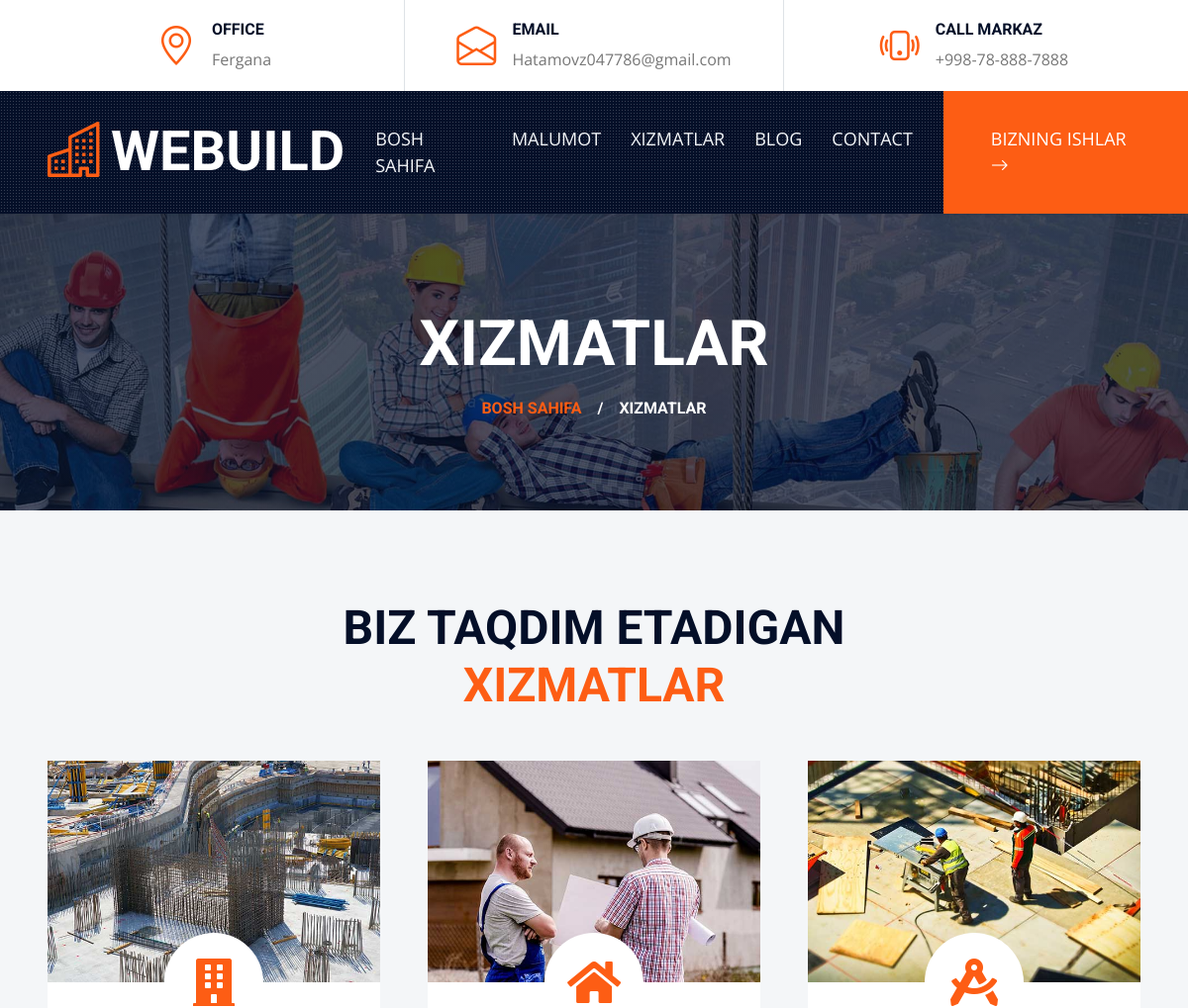
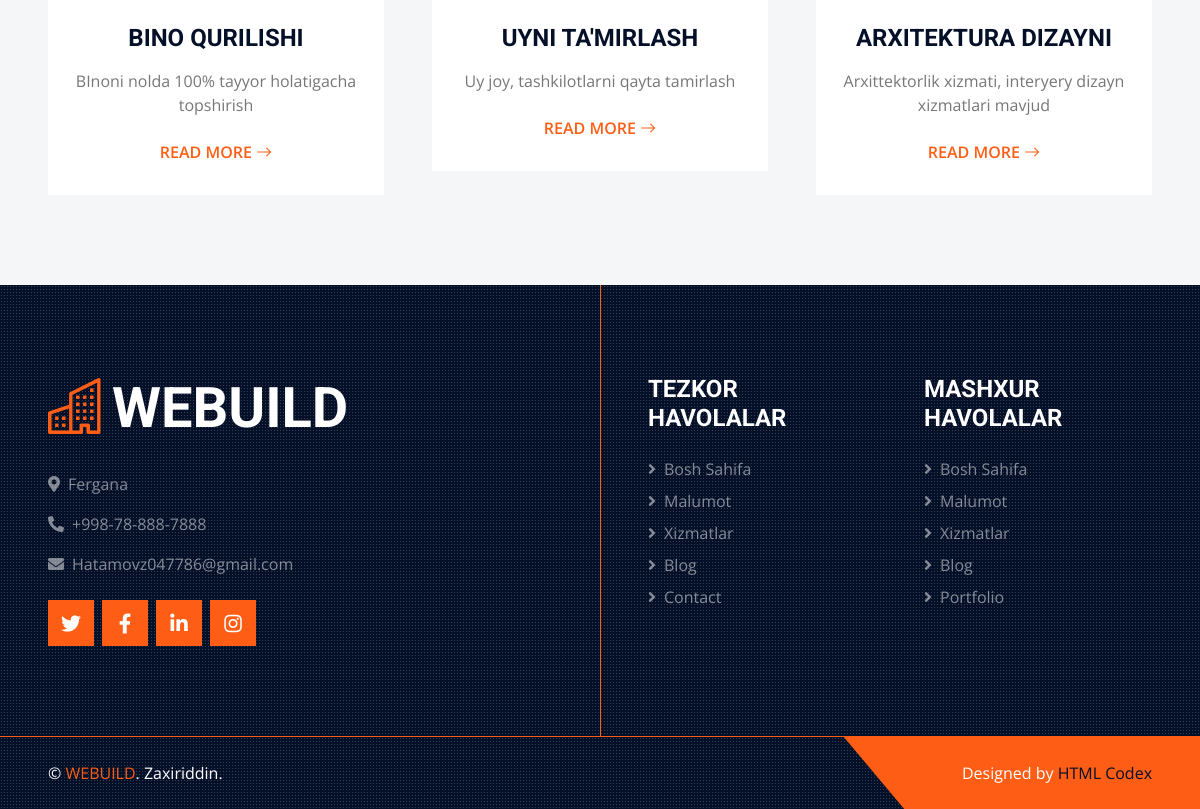
The app's page /service/ with its own data (2 pictures, top to bottom).
### main/models.py (models this page shows)
class Service(models.Model):
    image = models.ImageField(upload_to='service/')
    name = models.CharField(max_length=100)
    detail = models.TextField()
    icon = models.CharField(max_length=255)  # font awsemdagi clarlar yozilsin

### main/views.py (the view)
# urls.py: path('service/', views.service, name='service'),
def service(request):
    services = models.Service.objects.all()
    data = {
        "services": services
    }
    return render(request, 'service.html', context=data)

### templates/service.html
{% extends 'base.html' %}
{% block content %}
{% load static %}
    <div class="container-fluid page-header">
        <h1 class="display-3 text-uppercase text-white mb-3">Xizmatlar</h1>
        <div class="d-inline-flex text-white">
            <h6 class="text-uppercase m-0"><a href="">Bosh Sahifa</a></h6>
            <h6 class="text-white m-0 px-3">/</h6>
            <h6 class="text-uppercase text-white m-0">Xizmatlar</h6>
        </div>
    </div>
    <div class="container-fluid bg-light py-6 px-5">
        <div class="text-center mx-auto mb-5" style="max-width: 600px;">
            <h1 class="display-5 text-uppercase mb-4">Biz taqdim etadigan <span class="text-primary">Xizmatlar</span></h1>
        </div>
        <div class="row g-5">
            {% for service in services %}
            <div class="col-lg-4 col-md-6">
                <div class="service-item bg-white d-flex flex-column align-items-center text-center">
                    <img class="img-fluid" src="{{service.image.url}}" alt="">
                    <div class="service-icon bg-white">
                        <i class="{{service.icon}}"></i>
                    </div>
                    <div class="px-4 pb-4">
                        <h4 class="text-uppercase mb-3">{{service.name}}</h4>
                        <p>{{service.detail}}</p>
                        <a class="btn text-primary" href="">Read More <i class="bi bi-arrow-right"></i></a>
                    </div>
                </div>
            </div>
            {% endfor %}
        </div>
    </div>
{% endblock %}

### static/css/style.css (style rules this page uses)
:root { --primary: #FD5D14; --secondary: #FDBE33; --light: #F4F6F8; --dark: #040F28; }
.py-6 { padding-top: 90px; padding-bottom: 90px; }
.btn { position: relative; font-weight: 600; text-transform: uppercase; transition: .5s; }
.btn::after { position: absolute; content: ""; width: 0; height: 5px; bottom: -1px; left: 50%; background: var(--primary); transition: .5s; }
.page-header { height: 300px; display: flex; flex-direction: column; align-items: center; justify-content: center; background: linear-gradient(rgba(4, 15, 40, .7), rgba(4, 15, 40, .7)), url(../img/carousel-1.jpg) center center no-repeat; background-size: cover; }
.service-item .service-icon { margin-top: -50px; width: 100px; height: 100px; display: flex; align-items: center; justify-content: center; border-radius: 100px; }
.service-item .service-icon i { transition: .2s; }

### records on screen
Service: image (picture), name "BINO QURILISHI", detail "BInoni nolda 100% tayyor holatigacha topshirish"
Service: image (picture), name "UYNI TA'MIRLASH", detail "Uy joy, tashkilotlarni qayta tamirlash"
Service: image (picture), name "ARXITEKTURA DIZAYNI", detail "Arxittektorlik xizmati, interyery dizayn xizmatlari mavjud"
